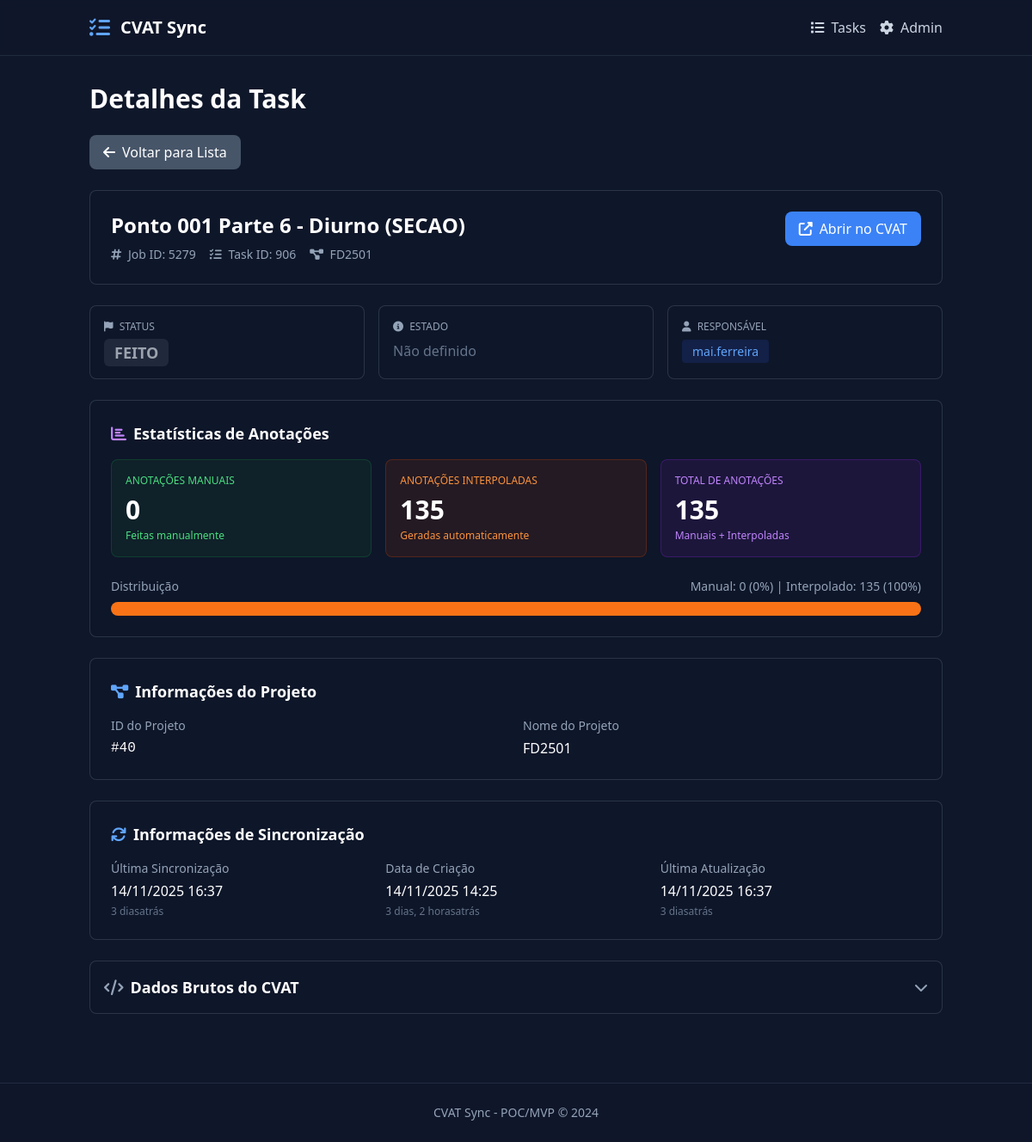
/cvat/2027/, run on the app's committed database.
### cvat_sync/models.py (models this page shows, shortened)
class CVATTask(models.Model):
    cvat_task_id = models.IntegerField(
        verbose_name="CVAT Task ID",
        help_text="ID da task no CVAT"
    )
    cvat_job_id = models.IntegerField(
        verbose_name="CVAT Job ID",
        help_text="ID do job no CVAT",
        unique=True
    )
    project_id = models.IntegerField(
        verbose_name="Project ID",
        null=True,
        blank=True,
        help_text="ID do projeto no CVAT"
    )
    project_name = models.CharField(
        max_length=255,
        verbose_name="Nome do Projeto",
        null=True,
        blank=True
    )
    task_name = models.CharField(
        max_length=255,
        verbose_name="Nome da Task"
    )
    assignee = models.CharField(
        max_length=100,
        verbose_name="Responsável",
        null=True,
        blank=True,
        help_text="Username do responsável no CVAT"
    )
    responsavel = models.ManyToManyField(
        User,
        related_name='assigned_tasks',
        blank=True,
        verbose_name="Responsáveis",
        help_text="Usuários responsáveis por esta task"
    )
    cvat_status = models.CharField(
        max_length=50,
        verbose_name="Status CVAT",
        null=True,
        blank=True,
        help_text="Status original do job no CVAT (new, validation, completed, etc.)"
    )
    stage = models.CharField(
        max_length=50,
        verbose_name="Etapa",
        null=True,
        blank=True,
        help_text="Etapa do workflow (annotation, validation, acceptance)"
    )
    cvat_state = models.CharField(
        max_length=50,
        verbose_name="Estado CVAT",
        null=True,
        blank=True,
        help_text="Estado original de progresso do job no CVAT (in progress, completed, etc.)"
    )
    STATUS_CHOICES = [
        ('pendente', 'Pendente'),
        ('em_andamento', 'Em Andamento'),
        ('conferindo', 'Conferindo'),
        ('feito', 'Feito'),
        ('revisado', 'Revisado'),
    ]
    status = models.CharField(
        max_length=50,
        choices=STATUS_CHOICES,
        default='pendente',
        verbose_name="Status",
        help_text="Status atual da task no sistema"
    )
    manual_override = models.BooleanField(
        default=False,
        verbose_name="Override Manual",
        help_text="Se True, status não será sobrescrito pelo webhook do CVAT"
    )
    data_inicio = models.DateField(
        null=True,
        blank=True,
        verbose_name="Data de Início",
        help_text="Data de início da task"
    )
    data_conclusao = models.DateTimeField(
        null=True,
        blank=True,
        verbose_name="Data de Conclusão",
        help_text="Data e hora de conclusão da task"
    )
    manual_annotations = models.IntegerField(
        default=0,
        verbose_name="Anotações Manuais",
        help_text="Total de anotações feitas manualmente"
    )
    interpolated_annotations = models.IntegerField(
        default=0,
        verbose_name="Anotações Interpoladas",
        help_text="Total de anotações interpoladas automaticamente"
    )
    total_annotations = models.IntegerField(
        default=0,
        verbose_name="Total de Anotações",
        help_text="Total de anotações (manuais + interpoladas)"
    )
    cvat_url = models.URLField(
        max_length=500,
        verbose_name="URL do CVAT",
        null=True,
        blank=True,
        help_text="Link direto para a task no CVAT"
    )
    cvat_data = models.JSONField(
        verbose_name="Dados do CVAT",
        null=True,
        blank=True,
        help_text="Payload completo do CVAT para referência"
    )
    last_synced_at = models.DateTimeField(
        verbose_name="Última Sincronização",
        auto_now=False,  # FIX: Manual update only (not on every save)
        default=timezone.now,  # Default on creation
        help_text="Data e hora da última sincronização"
    )
    created_at = models.DateTimeField(
        verbose_name="Data de Criação",
        auto_now_add=True
    )
    updated_at = models.DateTimeField(
        verbose_name="Data de Atualização",
        auto_now=True
    )
    class Meta:
        verbose_name = "CVAT Task"
        verbose_name_plural = "CVAT Tasks"
        ordering = ["-cvat_job_id"]  # Jobs mais recentes primeiro (IDs maiores = mais novos)
        indexes = [
            models.Index(fields=["cvat_task_id", "cvat_job_id"]),
            models.Index(fields=["project_id"]),
            models.Index(fields=["assignee"]),
            models.Index(fields=["status"]),
        ]

### cvat_sync/views.py (the view)
# urls.py: path("<int:pk>/", CVATTaskDetailView.as_view(), name="cvat_task_detail"),
class CVATTaskDetailView(DetailView):
    model = CVATTask
    template_name = "cvat_sync/task_detail.html"
    context_object_name = "task"

### template/cvat_sync/task_detail.html (shortened to what this page needs)
{% extends 'base.html' %}
{% load humanize %}
{% block page_title %}Detalhes da Task{% endblock %}
{% block content %}
<div class="space-y-6">
    <div>
        <a href="{% url 'cvat_task_list' %}" class="btn btn-secondary">
            <i class="fas fa-arrow-left"></i>
            Voltar para Lista
        </a>
    </div>
    <div class="card p-6">
        <div class="flex items-start justify-between">
            <div>
                <h3 class="text-2xl font-bold text-white mb-2">{{ task.task_name }}</h3>
                <div class="flex items-center gap-4 text-sm text-slate-400">
                    <span><i class="fas fa-hashtag mr-1"></i> Job ID: {{ task.cvat_job_id }}</span>
                    <span><i class="fas fa-tasks mr-1"></i> Task ID: {{ task.cvat_task_id }}</span>
                    {% if task.project_name %}
                    <span><i class="fas fa-project-diagram mr-1"></i> {{ task.project_name }}</span>
                    {% endif %}
                </div>
            </div>
            {% if task.cvat_url %}
            <a href="{{ task.cvat_url }}" target="_blank" class="btn btn-primary">
                <i class="fas fa-external-link-alt"></i>
                Abrir no CVAT
            </a>
            {% endif %}
        </div>
    </div>
    <div class="grid grid-cols-1 md:grid-cols-3 gap-4">
        <div class="card p-4">
            <p class="text-slate-400 text-xs font-medium uppercase mb-2">
                <i class="fas fa-flag mr-1"></i> Status
            </p>
            {% if task.status %}
                <span class="badge {% if task.status == 'completed' %}badge-completed{% elif task.status == 'validation' %}badge-validation{% elif task.status == 'annotation' %}badge-annotation{% else %}badge-new{% endif %} text-lg">
                    {{ task.status }}
                </span>
            {% else %}
                <span class="text-slate-500">Não definido</span>
            {% endif %}
        </div>
        <div class="card p-4">
            <p class="text-slate-400 text-xs font-medium uppercase mb-2">
                <i class="fas fa-info-circle mr-1"></i> Estado
            </p>
            {% if task.state %}
                <span class="text-white text-lg font-medium">{{ task.state }}</span>
            {% else %}
                <span class="text-slate-500">Não definido</span>
            {% endif %}
        </div>
        <div class="card p-4">
            <p class="text-slate-400 text-xs font-medium uppercase mb-2">
                <i class="fas fa-user mr-1"></i> Responsável
            </p>
            {% if task.assignee %}
                <span class="px-3 py-1 bg-blue-900/30 text-blue-400 rounded text-sm font-medium">
                    {{ task.assignee }}
                </span>
            {% else %}
                <span class="text-slate-500">Não atribuído</span>
            {% endif %}
        </div>
    </div>
    <div class="card p-6">
        <h4 class="text-lg font-semibold text-white mb-4 flex items-center gap-2">
            <i class="fas fa-chart-bar text-purple-400"></i>
            Estatísticas de Anotações
        </h4>
        <div class="grid grid-cols-1 md:grid-cols-3 gap-4">
            <div class="bg-green-900/20 border border-green-700/30 rounded-lg p-4">
                <p class="text-green-400 text-xs font-medium uppercase mb-2">Anotações Manuais</p>
                <p class="text-3xl font-bold text-white">{{ task.manual_annotations|intcomma }}</p>
                <p class="text-green-400 text-xs mt-1">Feitas manualmente</p>
            </div>
            <div class="bg-orange-900/20 border border-orange-700/30 rounded-lg p-4">
                <p class="text-orange-400 text-xs font-medium uppercase mb-2">Anotações Interpoladas</p>
                <p class="text-3xl font-bold text-white">{{ task.interpolated_annotations|intcomma }}</p>
                <p class="text-orange-400 text-xs mt-1">Geradas automaticamente</p>
            </div>
            <div class="bg-purple-900/20 border border-purple-700/30 rounded-lg p-4">
                <p class="text-purple-400 text-xs font-medium uppercase mb-2">Total de Anotações</p>
                <p class="text-3xl font-bold text-white">{{ task.total_annotations|intcomma }}</p>
                <p class="text-purple-400 text-xs mt-1">Manuais + Interpoladas</p>
            </div>
        </div>
        {% if task.total_annotations > 0 %}
        <div class="mt-6">
            <div class="flex items-center justify-between mb-2">
                <span class="text-sm text-slate-400">Distribuição</span>
                <span class="text-sm text-slate-400">
                    Manual: {{ task.manual_annotations|floatformat:0 }}
                    ({% widthratio task.manual_annotations task.total_annotations 100 %}%) |
                    Interpolado: {{ task.interpolated_annotations|floatformat:0 }}
                    ({% widthratio task.interpolated_annotations task.total_annotations 100 %}%)
                </span>
            </div>
            <div class="w-full bg-slate-700 rounded-full h-4 overflow-hidden flex">
                <div class="bg-orange-500 h-full" style="width: {% widthratio task.interpolated_annotations task.total_annotations 100 %}%"></div>
            </div>
        </div>
        {% endif %}
    </div>
    {% if task.project_id %}
    <div class="card p-6">
        <h4 class="text-lg font-semibold text-white mb-4 flex items-center gap-2">
            <i class="fas fa-project-diagram text-blue-400"></i>
            Informações do Projeto
        </h4>
        <div class="grid grid-cols-1 md:grid-cols-2 gap-4">
            <div>
                <p class="text-slate-400 text-sm mb-1">ID do Projeto</p>
                <p class="text-white font-mono">#{{ task.project_id }}</p>
            </div>
            <div>
                <p class="text-slate-400 text-sm mb-1">Nome do Projeto</p>
                <p class="text-white">{{ task.project_name|default:"Não disponível" }}</p>
            </div>
        </div>
    </div>
    {% endif %}
    <div class="card p-6">
        <h4 class="text-lg font-semibold text-white mb-4 flex items-center gap-2">
            <i class="fas fa-sync text-blue-400"></i>
            Informações de Sincronização
        </h4>
        <div class="grid grid-cols-1 md:grid-cols-3 gap-4">
            <div>
                <p class="text-slate-400 text-sm mb-1">Última Sincronização</p>
                <p class="text-white">{{ task.last_synced_at|date:"d/m/Y H:i" }}</p>
                <p class="text-slate-500 text-xs mt-1">{{ task.last_synced_at|naturaltime }}</p>
            </div>
            <div>
                <p class="text-slate-400 text-sm mb-1">Data de Criação</p>
                <p class="text-white">{{ task.created_at|date:"d/m/Y H:i" }}</p>
                <p class="text-slate-500 text-xs mt-1">{{ task.created_at|naturaltime }}</p>
            </div>
            <div>
                <p class="text-slate-400 text-sm mb-1">Última Atualização</p>
                <p class="text-white">{{ task.updated_at|date:"d/m/Y H:i" }}</p>
                <p class="text-slate-500 text-xs mt-1">{{ task.updated_at|naturaltime }}</p>
            </div>
        </div>
    </div>
    <div class="card">
        <button type="button"
                onclick="document.getElementById('raw-data').classList.toggle('hidden')"
                class="w-full p-4 text-left flex items-center justify-between hover:bg-slate-800/40 transition-colors">
            <h4 class="text-lg font-semibold text-white flex items-center gap-2">
                <i class="fas fa-code text-slate-400"></i>
                Dados Brutos do CVAT
            </h4>
            <i class="fas fa-chevron-down text-slate-400"></i>
        </button>
    </div>
</div>
{% endblock %}

### template/base.html (style rules this page uses)
body { background-color: #0f172a; color: #e2e8f0; }
.card { background-color: rgba(15, 23, 42, 0.7); border: 1px solid rgba(71, 85, 105, 0.5); border-radius: 0.5rem; }
.btn { padding: 0.5rem 1rem; border-radius: 0.5rem; font-weight: 500; transition: all 0.2s; display: inline-flex; align-items: center; gap: 0.5rem; }
.btn-primary { background-color: #3b82f6; color: white; }
.btn-secondary { background-color: #475569; color: white; }
.badge { padding: 0.25rem 0.75rem; border-radius: 0.375rem; font-size: 0.75rem; font-weight: 600; text-transform: uppercase; }
.badge-new { background-color: rgba(107, 114, 128, 0.2); color: #9ca3af; }

### data on the page
CVATTask: task_name "Ponto 001 Parte 6 - Diurno (SECAO)", cvat_job_id "5279", cvat_task_id "906", project_name "FD2501", status "FEITO", assignee "mai.ferreira", manual_annotations "0", interpolated_annotations "135", total_annotations "135", manual_annotations+total_annotations "0", interpolated_annotations+total_annotations "100", project_id "40", last_synced_at "14/11/2025 16:37", last_synced_at "3 diasatrás", created_at "14/11/2025 14:25", created_at "3 dias, 2 horasatrás", updated_at "14/11/2025 16:37", updated_at "3 diasatrás"
